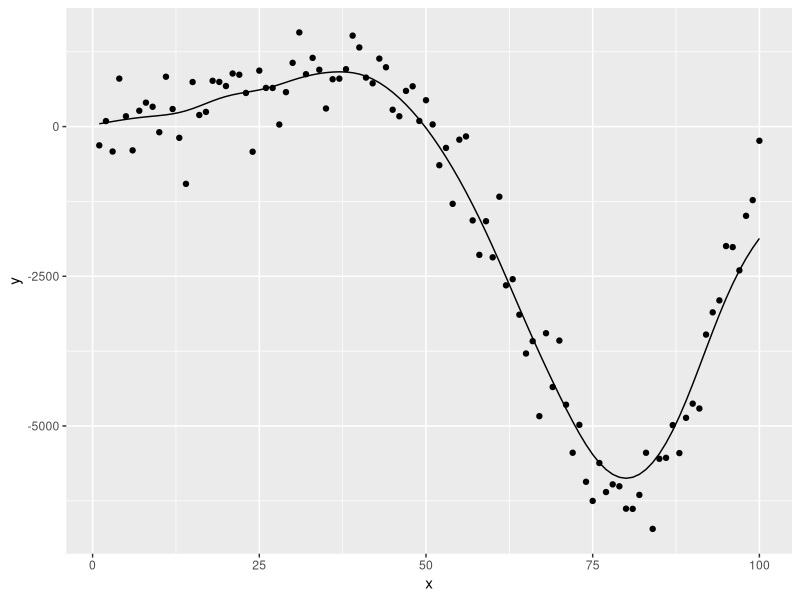
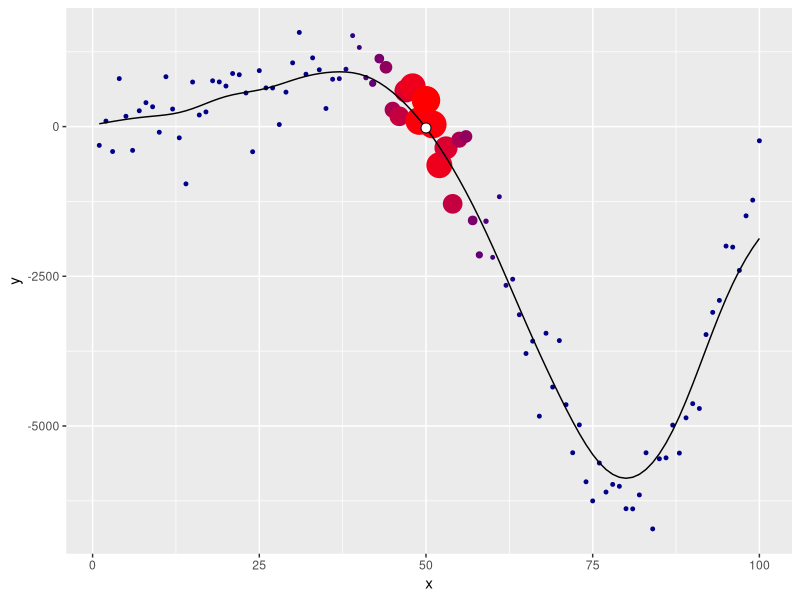
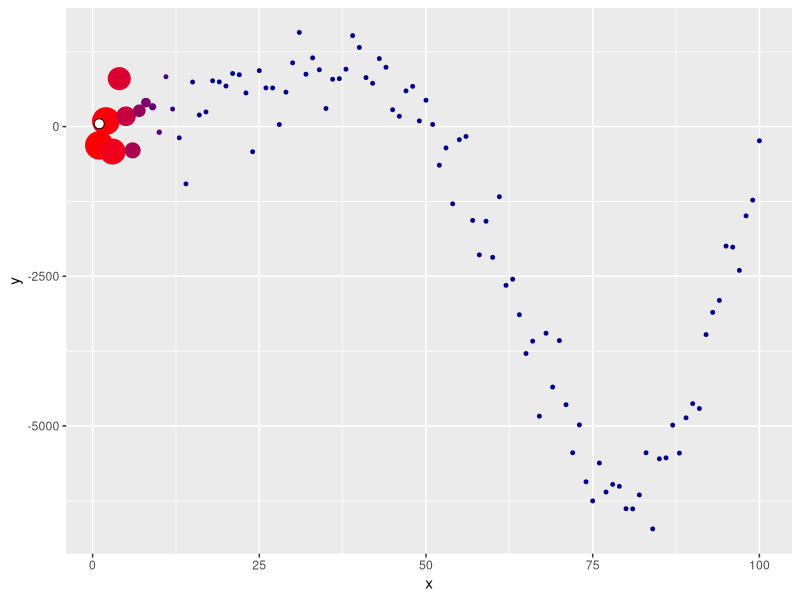
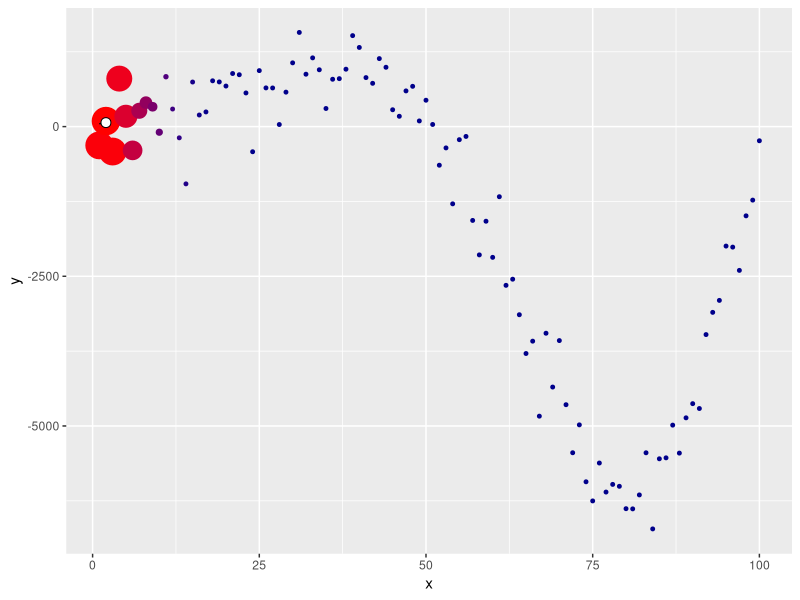
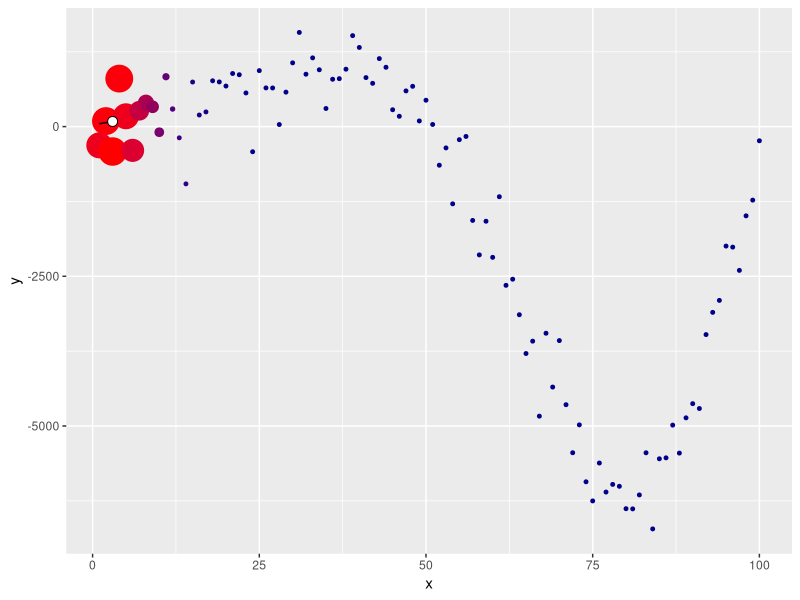
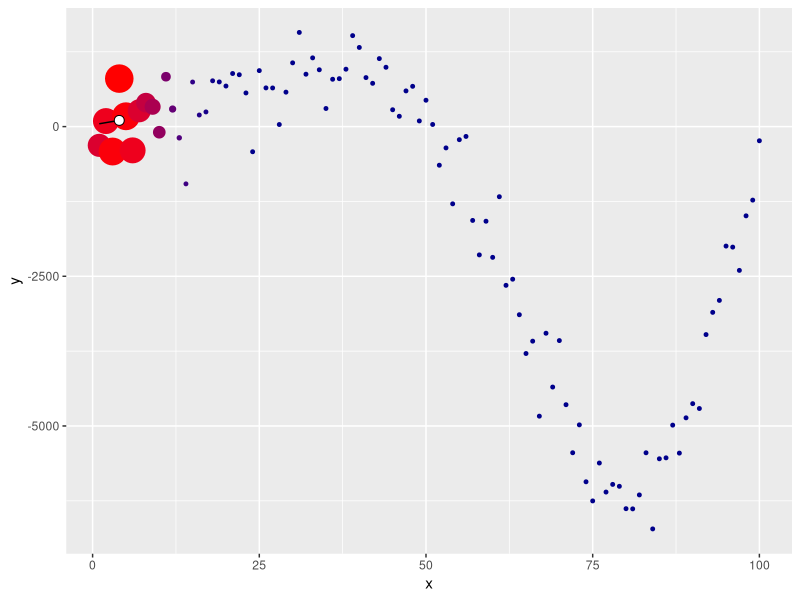
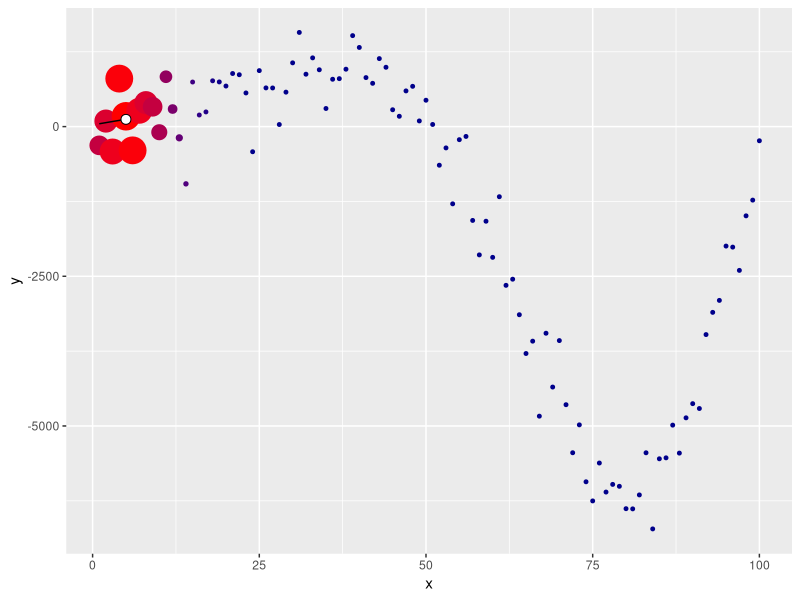
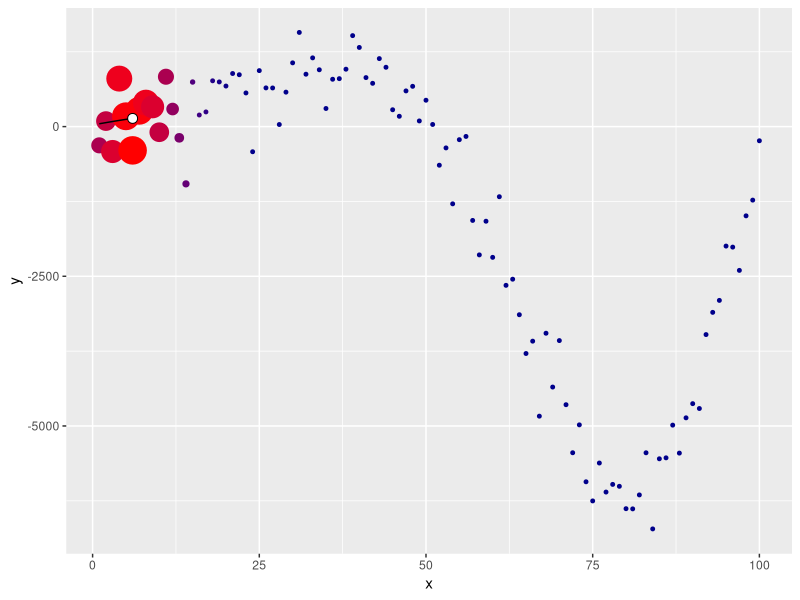

These figures' R source, in order: (Note: this script raises an error after producing the figures.)
library(ggplot2)
library(pracma)

set.seed(1)
x <- 1:100
y <- x^2*sin(2*pi*x/100) + 500*rnorm(length(x))

df <- data.frame(x, y)
h <- 12
smoother <- data.frame(ksmooth(x, y, "normal", bandwidth = h, n.points = 100))

ggplot(df, aes(x,y)) + geom_point() + geom_line(data=smoother, aes(x,y))

scale <- abs((erfinv(-1/2)*(2^0.5)*4/h)^-1)
wt <- dnorm(x-50, 0, scale)

ggplot(df, aes(x,y, col=wt)) + 
  geom_point(size=pmax(100*wt, 1)) + 
  geom_line(data = smoother, aes(x, y), col = "black") + 
  geom_point(data = smoother[x==50,], aes(x, y), size=3,
             col = "black", shape = 21, fill = "white") +
  scale_color_gradient(low="dark blue", high="red")+
  theme(legend.position="none")

for (i in x){
  wt <- dnorm(x-i, 0, scale)
  plt <- ggplot(df, aes(x,y, col=wt)) + 
    geom_point(size=pmax(100*wt, 1)) + 
    geom_line(data = smoother[x<=i,], aes(x, y), col = "black") + 
    geom_point(data = smoother[x==i,], aes(x, y), size=3,
               col = "black", shape = 21, fill = "white") +
    scale_color_gradient(low="dark blue", high="red")+
    theme(legend.position="none")
  ggsave(plt,filename=paste("kernel_",i,".png",sep=""))
}